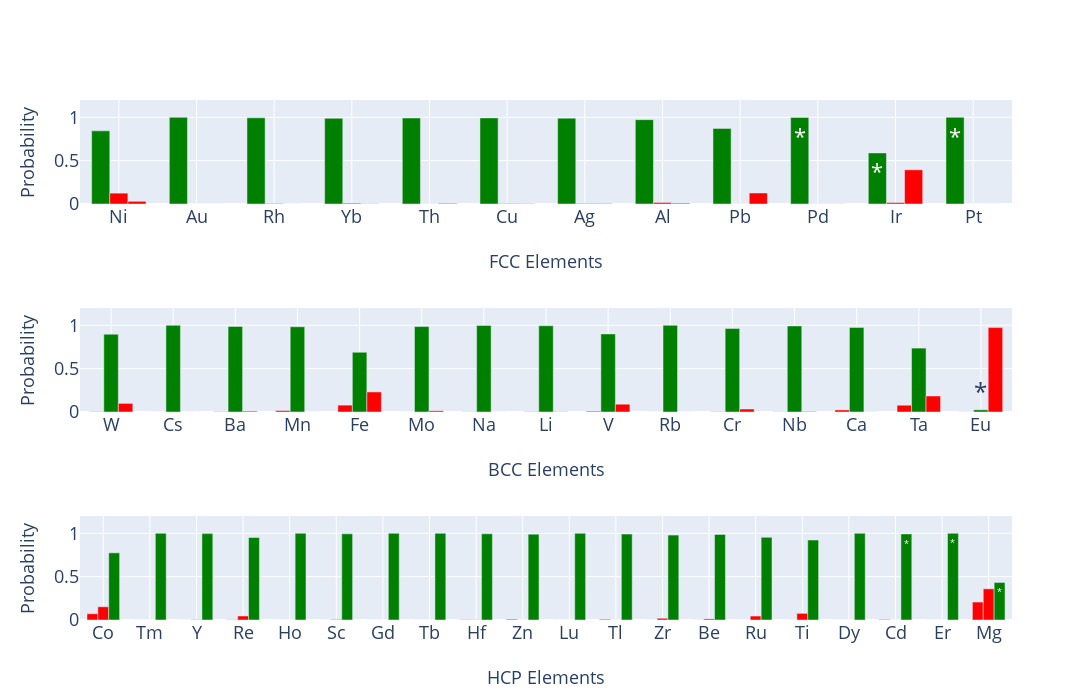

Write notebook code for a chart like this one.
### Code cell
import plotly as py
import plotly.graph_objs as go
from plotly.subplots import make_subplots
from plotly.offline import iplot

py.offline.init_notebook_mode(connected=True)

fig = make_subplots(rows=3, cols=1, vertical_spacing=0.2)

# ---------
fig.append_trace(go.Bar(x=[_ for _ in elements if _ in fcc_elements], y=[FCC_prediction[_] for _ in range(len(FCC_prediction)) if elements[_] in fcc_elements], name='FCC', marker=dict(color='green'), showlegend=False, textposition='inside', textfont={"size":24},
                        text=['*'  if _ in elements[-7:] else None for _ in [_ for _ in elements if _ in fcc_elements]]), row=1, col=1)

fig.append_trace(go.Bar(x=[_ for _ in elements if _ in fcc_elements], y=[BCC_prediction[_] for _ in range(len(BCC_prediction)) if elements[_] in fcc_elements], name='BCC', marker=dict(color='red'), showlegend=False), row=1, col=1)
fig.append_trace(go.Bar(x=[_ for _ in elements if _ in fcc_elements], y=[HCP_prediction[_] for _ in range(len(HCP_prediction)) if elements[_] in fcc_elements], name='HCP', marker=dict(color='red'), showlegend=False), row=1, col=1) 
# ---------

# ---------

fig.append_trace(go.Bar(x=[_ for _ in elements if _ in bcc_elements], y=[FCC_prediction[_] for _ in range(len(FCC_prediction)) if elements[_] in bcc_elements], name='FCC', marker=dict(color='red'), showlegend=False), row=2, col=1)
fig.append_trace(go.Bar(x=[_ for _ in elements if _ in bcc_elements], y=[BCC_prediction[_] for _ in range(len(BCC_prediction)) if elements[_] in bcc_elements], name='BCC', marker=dict(color='green'), showlegend=False, textposition='outside', textfont={"size":24},
                        text=['*'  if _ in elements[-7:] else None for _ in [_ for _ in elements if _ in bcc_elements]]), row=2, col=1)

fig.append_trace(go.Bar(x=[_ for _ in elements if _ in bcc_elements], y=[HCP_prediction[_] for _ in range(len(HCP_prediction)) if elements[_] in bcc_elements], name='HCP', marker=dict(color='red'), showlegend=False), row=2, col=1)
# ---------

# ---------
fig.append_trace(go.Bar(x=[_ for _ in elements if _ in hcp_elements], y=[FCC_prediction[_] for _ in range(len(FCC_prediction)) if elements[_] in hcp_elements], name='FCC', marker=dict(color='red'), showlegend=False), row=3, col=1)
fig.append_trace(go.Bar(x=[_ for _ in elements if _ in hcp_elements], y=[BCC_prediction[_] for _ in range(len(BCC_prediction)) if elements[_] in hcp_elements], name='BCC', marker=dict(color='red'), showlegend=False), row=3, col=1)
fig.append_trace(go.Bar(x=[_ for _ in elements if _ in hcp_elements], y=[HCP_prediction[_] for _ in range(len(HCP_prediction)) if elements[_] in hcp_elements], name='HCP', marker=dict(color='green'), showlegend=False, textposition='inside', textfont={"size":24},
                        text=['*'  if _ in elements[-7:] else None for _ in [_ for _ in elements if _ in hcp_elements]]), row=3, col=1)
# ---------


fig.update_xaxes(title=go.layout.xaxis.Title(text="FCC Elements", font=dict(size=18)),showgrid=True, tickfont=dict(size=18), row=1, col=1)
fig.update_xaxes(title=go.layout.xaxis.Title(text="BCC Elements", font=dict(size=18)),showgrid=True, tickfont=dict(size=18), row=2, col=1)
fig.update_xaxes(title=go.layout.xaxis.Title(text="HCP Elements", font=dict(size=18)),showgrid=True, tickfont=dict(size=18), row=3, col=1)

fig.update_yaxes(title=go.layout.yaxis.Title(text="Probability", font=dict(size=18)),showgrid=True, tickfont=dict(size=18),range=[0, 1.2], row=1, col=1)
fig.update_yaxes(title=go.layout.yaxis.Title(text="Probability", font=dict(size=18)),showgrid=True, tickfont=dict(size=18),range=[0, 1.2], row=2, col=1)
fig.update_yaxes(title=go.layout.yaxis.Title(text="Probability", font=dict(size=18)),showgrid=True, tickfont=dict(size=18),range=[0, 1.2], row=3, col=1)




fig.update_layout(height=700, width=1200, barmode='group', bargap=0.3)

fig.show()

### Figure 1 — Plotly figure (JSON) as saved in the notebook; plotly's stock layout.template omitted (floating-point values rounded to 4 significant figures)
{"data": [{"marker": {"color": "green"}, "name": "FCC", "showlegend": false, "text": [null, null, null, null, null, null, null, null, null, "*", "*", "*"], "textfont": {"size": 24}, "textposition": "inside", "type": "bar", "x": ["Ni", "Au", "Rh", "Yb", "Th", "Cu", "Ag", "Al", "Pb", "Pd", "Ir", "Pt"], "xaxis": "x", "y": [0.8438, 1.0, 0.9946, 0.989, 0.9924, 0.9933, 0.9905, 0.9733, 0.8722, 0.9981, 0.5895, 0.9997], "yaxis": "y"}, {"marker": {"color": "red"}, "name": "BCC", "showlegend": false, "type": "bar", "x": ["Ni", "Au", "Rh", "Yb", "Th", "Cu", "Ag", "Al", "Pb", "Pd", "Ir", "Pt"], "xaxis": "x", "y": [0.1252, 1.789e-07, 0.00523, 0.009065, 0.0005391, 0.003708, 0.005054, 0.01749, 0.0005006, 0.0009365, 0.01602, 1.201e-06], "yaxis": "y"}, {"marker": {"color": "red"}, "name": "HCP", "showlegend": false, "type": "bar", "x": ["Ni", "Au", "Rh", "Yb", "Th", "Cu", "Ag", "Al", "Pb", "Pd", "Ir", "Pt"], "xaxis": "x", "y": [0.03105, 8.805e-06, 0.0001389, 0.001952, 0.007042, 0.002967, 0.004494, 0.009259, 0.1273, 0.001003, 0.3945, 0.0002761], "yaxis": "y"}, {"marker": {"color": "red"}, "name": "FCC", "showlegend": false, "type": "bar", "x": ["W", "Cs", "Ba", "Mn", "Fe", "Mo", "Na", "Li", "V", "Rb", "Cr", "Nb", "Ca", "Ta", "Eu"], "xaxis": "x2", "y": [0.002923, 5.126e-06, 0.002727, 0.01648, 0.07929, 0.00034, 0.001586, 0.00258, 0.009063, 1.977e-05, 0.002475, 0.001596, 0.02376, 0.07822, 0.0009683], "yaxis": "y2"}, {"marker": {"color": "green"}, "name": "BCC", "showlegend": false, "text": [null, null, null, null, null, null, null, null, null, null, null, null, null, null, "*"], "textfont": {"size": 24}, "textposition": "outside", "type": "bar", "x": ["W", "Cs", "Ba", "Mn", "Fe", "Mo", "Na", "Li", "V", "Rb", "Cr", "Nb", "Ca", "Ta", "Eu"], "xaxis": "x2", "y": [0.8977, 1.0, 0.9874, 0.9834, 0.6892, 0.9857, 0.9982, 0.995, 0.901, 1.0, 0.9632, 0.9929, 0.9758, 0.7373, 0.02508], "yaxis": "y2"}, {"marker": {"color": "red"}, "name": "HCP", "showlegend": false, "type": "bar", "x": ["W", "Cs", "Ba", "Mn", "Fe", "Mo", "Na", "Li", "V", "Rb", "Cr", "Nb", "Ca", "Ta", "Eu"], "xaxis": "x2", "y": [0.09938, 6.115e-08, 0.009912, 0.0001113, 0.2315, 0.01392, 0.0002323, 0.002454, 0.08996, 3.668e-07, 0.03432, 0.005465, 0.0004515, 0.1845, 0.974], "yaxis": "y2"}, {"marker": {"color": "red"}, "name": "FCC", "showlegend": false, "type": "bar", "x": ["Co", "Tm", "Y", "Re", "Ho", "Sc", "Gd", "Tb", "Hf", "Zn", "Lu", "Tl", "Zr", "Be", "Ru", "Ti", "Dy", "Cd", "Er", "Mg"], "xaxis": "x3", "y": [0.07236, 0.0002045, 2.82e-05, 0.00229, 1.171e-05, 4.56e-05, 2.065e-08, 7.985e-08, 0.003379, 0.009111, 0.0001022, 0.008322, 3.029e-05, 0.0004916, 7.965e-05, 0.0003315, 4.815e-06, 0.006239, 5.746e-06, 0.2072], "yaxis": "y3"}, {"marker": {"color": "red"}, "name": "BCC", "showlegend": false, "type": "bar", "x": ["Co", "Tm", "Y", "Re", "Ho", "Sc", "Gd", "Tb", "Hf", "Zn", "Lu", "Tl", "Zr", "Be", "Ru", "Ti", "Dy", "Cd", "Er", "Mg"], "xaxis": "x3", "y": [0.1526, 3.363e-05, 0.003094, 0.04596, 4.308e-06, 0.005604, 3.589e-07, 2.568e-07, 0.002122, 0.0002488, 4.907e-05, 0.0001431, 0.01993, 0.01244, 0.0456, 0.07664, 6.675e-06, 0.0003776, 2.915e-06, 0.3595], "yaxis": "y3"}, {"marker": {"color": "green"}, "name": "HCP", "showlegend": false, "text": [null, null, null, null, null, null, null, null, null, null, null, null, null, null, null, null, null, "*", "*", "*"], "textfont": {"size": 24}, "textposition": "inside", "type": "bar", "x": ["Co", "Tm", "Y", "Re", "Ho", "Sc", "Gd", "Tb", "Hf", "Zn", "Lu", "Tl", "Zr", "Be", "Ru", "Ti", "Dy", "Cd", "Er", "Mg"], "xaxis": "x3", "y": [0.775, 0.9998, 0.9969, 0.9517, 1.0, 0.9944, 1.0, 1.0, 0.9945, 0.9906, 0.9998, 0.9915, 0.98, 0.9871, 0.9543, 0.923, 1.0, 0.9934, 1.0, 0.4333], "yaxis": "y3"}], "layout": {"bargap": 0.3, "barmode": "group", "height": 700, "width": 1200, "xaxis": {"anchor": "y", "domain": [0, 1], "showgrid": true, "tickfont": {"size": 18}, "title": {"font": {"size": 18}, "text": "FCC Elements"}}, "xaxis2": {"anchor": "y2", "domain": [0, 1], "showgrid": true, "tickfont": {"size": 18}, "title": {"font": {"size": 18}, "text": "BCC Elements"}}, "xaxis3": {"anchor": "y3", "domain": [0, 1], "showgrid": true, "tickfont": {"size": 18}, "title": {"font": {"size": 18}, "text": "HCP Elements"}}, "yaxis": {"anchor": "x", "domain": [0.8, 1], "range": [0, 1.2], "showgrid": true, "tickfont": {"size": 18}, "title": {"font": {"size": 18}, "text": "Probability"}}, "yaxis2": {"anchor": "x2", "domain": [0.4, 0.6], "range": [0, 1.2], "showgrid": true, "tickfont": {"size": 18}, "title": {"font": {"size": 18}, "text": "Probability"}}, "yaxis3": {"anchor": "x3", "domain": [0, 0.2], "range": [0, 1.2], "showgrid": true, "tickfont": {"size": 18}, "title": {"font": {"size": 18}, "text": "Probability"}}}}
